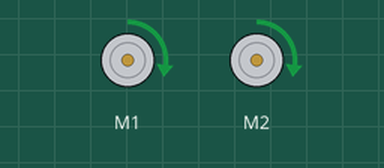
Simulated run of this program. Board: BBC micro:bit (MakeCode). Shown: 2 × DC motor (green arrow = forward, orange = backward, longer = faster).

Above: at 0.5 s.
At 1.5 s:
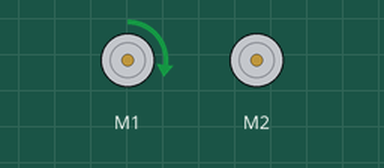
At 2.5 s:
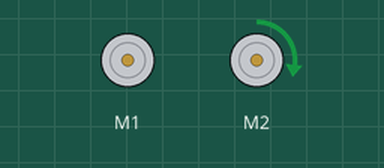
At 4.5 s:
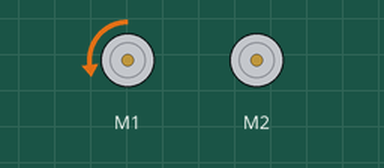
Timing chart, 0 to 6.5 s (numbered marks = the images above):
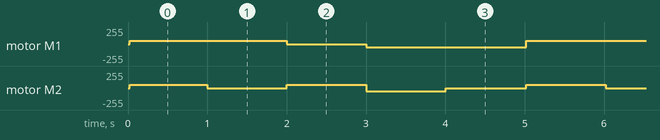

The program:

main.ts
```typescript
basic.forever(function () {
    maqueen.motorRun(maqueen.Motors.All, maqueen.Dir.CW, 50)
    basic.pause(1000)
    maqueen.motorRun(maqueen.Motors.M1, maqueen.Dir.CW, 50)
    maqueen.motorRun(maqueen.Motors.M2, maqueen.Dir.CW, 0)
    basic.pause(1000)
    maqueen.motorRun(maqueen.Motors.M1, maqueen.Dir.CW, 0)
    maqueen.motorRun(maqueen.Motors.M2, maqueen.Dir.CW, 50)
    basic.pause(1000)
    maqueen.motorRun(maqueen.Motors.All, maqueen.Dir.CCW, 50)
    basic.pause(1000)
    maqueen.motorRun(maqueen.Motors.M1, maqueen.Dir.CCW, 50)
    maqueen.motorRun(maqueen.Motors.M2, maqueen.Dir.CCW, 0)
    basic.pause(1000)
})
```

test.ts
```typescript
// tests gaan hier; deze zal niet worden gecompileerd wanneer dit pakket wordt gebruikt als extensie.
```

Measured:
- by itself, motor M1: repeats every 5.0 s: stopped 1.0 s, backward 50/255 2.0 s, forward 50/255 2.0 s
- by itself, motor M2: repeats every 5.0 s: stopped 1.0 s, forward 50/255 1.0 s, backward 50/255 1.0 s, stopped 1.0 s, forward 50/255 1.0 s
